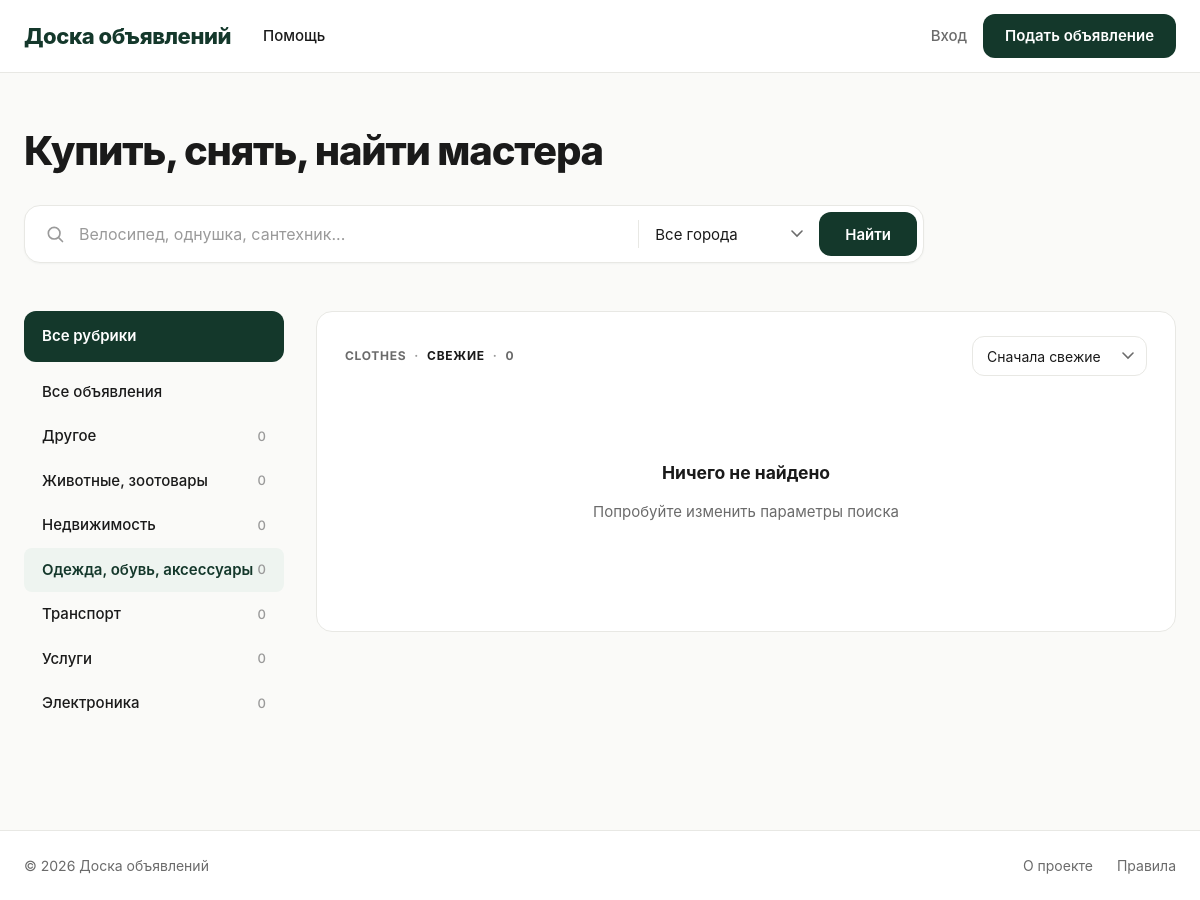
The page /?category=clothes on the database its author committed.
### ads/models.py (models this page shows, shortened)
class Category(models.Model):
    name = models.CharField('Название', max_length=100, unique=True)
    slug = models.SlugField('URL', max_length=100, unique=True, blank=True)
    class Meta:
        verbose_name = 'Категория'
        verbose_name_plural = 'Категории'
        ordering = ['name']

### ads/views.py (the view)
# urls.py: path('', views.ad_list, name='ad_list'),
def ad_list(request):
    ads = Ad.objects.published().select_related('category', 'author')
    q = request.GET.get('q', '').strip()
    cat = request.GET.get('category', '')
    city = request.GET.get('city', '').strip()
    min_price = request.GET.get('min_price')
    max_price = request.GET.get('max_price')
    sort = request.GET.get('sort', 'new')
    if q:
        ads = ads.filter(Q(title__icontains=q) | Q(description__icontains=q))
    if cat:
        ads = ads.filter(category__slug=cat)
    if city:
        ads = ads.filter(city__icontains=city)
    if min_price:
        ads = ads.filter(price__gte=min_price)
    if max_price:
        ads = ads.filter(price__lte=max_price)
    sorts = {
        'new': '-created_at',
        'old': 'created_at',
        'price_asc': 'price',
        'price_desc': '-price',
        'popular': '-views',
    }
    ads = ads.order_by(sorts.get(sort, '-created_at'))
    paginator = Paginator(ads, 9)
    page_obj = paginator.get_page(request.GET.get('page'))
    qs = request.GET.copy()
    qs.pop('page', None)
    return render(request, 'ads/ad_list.html', {
        'page_obj': page_obj,
        'categories': Category.objects.all(),
        'query': q,
        'category_slug': cat,
        'city': city,
        'min_price': min_price or '',
        'max_price': max_price or '',
        'sort': sort,
        'querystring': qs.urlencode(),
    })

### ads/context_processors.py (called while the page is built, shortened)
def counters(request):
    if not request.user.is_authenticated:
        return {}

### ads/models.py (called while the page is built)
    def published(self):
        return self.filter(status='published', is_moderated=True).from_active_authors()

    def from_active_authors(self):
        now = timezone.now()
        return self.exclude(
            Q(author__ban__is_permanent=True) |
            Q(author__ban__expires_at__gt=now)
        )

### templates/ads/ad_list.html (shortened to what this page needs)
{% extends 'base.html' %}
{% block content %}
<div class="container">
    <section class="hero">
        <h1 class="hero-title">Купить, снять, найти мастера</h1>
        <form method="get" class="search-bar">
            <div class="search-input-wrap">
                <svg class="search-icon" viewBox="0 0 24 24" fill="none" stroke="currentColor" stroke-width="2">
                    <circle cx="11" cy="11" r="7"/>
                    <path d="M21 21l-4.35-4.35" stroke-linecap="round"/>
                </svg>
                <input type="text" name="q" class="search-input"
                       placeholder="Велосипед, однушка, сантехник..." value="{{ query }}">
            </div>
            <select name="city" class="city-select">
                <option value="">Все города</option>
            </select>
            <button type="submit" class="btn-search">Найти</button>
        </form>
    </section>
    <div class="layout">
        <aside class="sidebar">
            <div class="sidebar-title">Все рубрики</div>
            <ul class="rubric-list">
                <li class="rubric-item {% if not category_slug %}active{% endif %}">
                    <a href="?{% if query %}q={{ query }}&{% endif %}{% if city %}city={{ city }}&{% endif %}">
                        <span>Все объявления</span>
                    </a>
                </li>
                {% for cat in categories %}
                    <li class="rubric-item {% if cat.slug == category_slug %}active{% endif %}">
                        <a href="?category={{ cat.slug }}{% if query %}&q={{ query }}{% endif %}{% if city %}&city={{ city }}{% endif %}">
                            <span>{{ cat.name }}</span>
                            <span class="rubric-count">{{ cat.ads.count }}</span>
                        </a>
                    </li>
                {% endfor %}
            </ul>
        </aside>
        <section class="content-panel">
            <div class="panel-head">
                <div class="panel-tabs">
                    {% if category_slug %}
                        <span>{{ category_slug|upper }}</span>
                    {% else %}
                        <span>ВСЕ РУБРИКИ</span>
                    {% endif %}
                    <span class="dot">·</span>
                    <span class="tab-active">СВЕЖИЕ</span>
                    <span class="dot">·</span>
                    <span>{{ page_obj.paginator.count }}</span>
                </div>
                <form method="get" id="sortForm">
                    <select name="sort" class="sort-select" onchange="document.getElementById('sortForm').submit()">
                        <option value="new" {% if sort == 'new' %}selected{% endif %}>Сначала свежие</option>
                    </select>
                </form>
            </div>
            <div class="ads-grid">
                {% for ad in page_obj %}
                    <a href="{{ ad.get_absolute_url }}" class="ad-card">
                        <div class="ad-image">
                            {% if ad.image %}
                                <img src="{{ ad.image.url }}" alt="{{ ad.title }}">
                            {% else %}
                                <div class="ad-image-placeholder"></div>
                            {% endif %}
                        </div>
                        <div class="ad-price">{{ ad.price }} ₽</div>
                        <div class="ad-title">{{ ad.title }}</div>
                        {% if ad.city %}
                            <div class="ad-meta">{{ ad.city }}</div>
                        {% endif %}
                    </a>
                {% empty %}
                    <div class="empty-state" style="grid-column: 1/-1;">
                        <h3>Ничего не найдено</h3>
                        <p>Попробуйте изменить параметры поиска</p>
                    </div>
                {% endfor %}
            </div>
        </section>
    </div>
</div>
{% endblock %}

### static/css/style.css (style rules this page uses)
:root { --green-900: #14382b; --green-800: #1a4635; --green-700: #1f5540; --green-600: #26694f; --green-500: #2e7d5f; --green-50: #eef4f0; --bg: #fafaf8; --surface: #ffffff; --line: #e8e8e4; --text: #1a1a1a; --text-2: #6b6b6b; --text-3: #9a9a9a; --radius-sm: 8px; --radius: 12px; --radius-lg: 16px; --radius-xl: 20px; --shadow-sm: 0 1px 2px rgba(20,56,43,.04); --shadow: 0 2px 12px rgba(20,56,43,.06); --shadow-lg: 0 8px 28px rgba(20,56,43,.10); --font: 'Inter', -apple-system, BlinkMacSystemFont, 'Segoe UI', sans-serif; }
*, *::before, *::after { box-sizing: border-box; }
html, body { margin: 0; padding: 0; font-family: var(--font); background: var(--bg); color: var(--text); font-size: 15px; line-height: 1.5; -webkit-font-smoothing: antialiased; }
a { color: inherit; text-decoration: none; }
.container { max-width: 1240px; margin: 0 auto; padding: 0 24px; }
.hero { padding: 56px 0 32px; }
.hero-title { font-size: 40px; line-height: 1.1; font-weight: 800; letter-spacing: -.03em; color: var(--text); margin: 0 0 32px; }
.search-bar { display: flex; align-items: center; background: var(--surface); border: 1px solid var(--line); border-radius: var(--radius-lg); padding: 6px 6px 6px 20px; max-width: 900px; box-shadow: var(--shadow-sm); gap: 8px; }
.search-input-wrap { flex: 1; display: flex; align-items: center; gap: 12px; min-width: 0; }
.search-icon { width: 20px; height: 20px; flex-shrink: 0; color: var(--text-3); }
.search-input { flex: 1; height: 44px; border: none; outline: none; font-family: var(--font); font-size: 16px; background: transparent; color: var(--text); min-width: 0; }
.search-input::placeholder { color: var(--text-3); }
.city-select { border: none; outline: none; background: transparent; font-family: var(--font); font-size: 15px; color: var(--text); cursor: pointer; padding: 0 8px; height: 44px; appearance: none; background-repeat: no-repeat; background-position: right 8px center; padding-right: 28px; }
.btn-search { height: 44px; padding: 0 26px; background: var(--green-900); color: #fff; border: none; border-radius: var(--radius); font-family: var(--font); font-weight: 600; font-size: 15px; cursor: pointer; transition: background .15s; }
.layout { display: grid; grid-template-columns: 260px 1fr; gap: 32px; padding: 16px 0 64px; align-items: start; }
.sidebar { background: transparent; }
.sidebar-title { display: block; background: var(--green-900); color: #fff; font-weight: 600; font-size: 15px; padding: 14px 18px; border-radius: var(--radius); margin-bottom: 8px; cursor: pointer; }
.rubric-list { list-style: none; margin: 0; padding: 0; }
.rubric-item a { display: flex; justify-content: space-between; align-items: center; padding: 11px 18px; color: var(--text); font-size: 15px; font-weight: 500; border-radius: var(--radius-sm); transition: background .12s, color .12s; }
.rubric-item.active a { background: var(--green-50); color: var(--green-900); font-weight: 600; }
.rubric-count { color: var(--text-3); font-size: 13px; font-weight: 500; }
.content-panel { background: var(--surface); border: 1px solid var(--line); border-radius: var(--radius-lg); padding: 24px 28px 32px; }
.panel-head { display: flex; justify-content: space-between; align-items: center; margin-bottom: 24px; gap: 16px; }
.panel-tabs { display: flex; align-items: center; gap: 8px; font-size: 12px; font-weight: 700; letter-spacing: .06em; text-transform: uppercase; color: var(--text-2); }
.panel-tabs .tab-active { color: var(--text); }
.panel-tabs .dot { color: var(--text-3); }
.sort-select { height: 40px; padding: 0 34px 0 14px; border: 1px solid var(--line); border-radius: var(--radius); background: var(--surface); font-family: var(--font); font-size: 14px; color: var(--text); cursor: pointer; appearance: none; background-repeat: no-repeat; background-position: right 12px center; }
.ads-grid { display: grid; grid-template-columns: repeat(3, 1fr); gap: 20px; }
.empty-state { text-align: center; padding: 60px 20px; color: var(--text-2); }
.empty-state h3 { color: var(--text); margin: 0 0 8px; }

### rows shown on the page
Category: name "Другое", ads.count "0"
Category: name "Животные, зоотовары", ads.count "0"
Category: name "Недвижимость", ads.count "0"
Category: name "Одежда, обувь, аксессуары", ads.count "0", slug "CLOTHES"
Category: name "Транспорт", ads.count "0"
Category: name "Услуги", ads.count "0"
Category: name "Электроника", ads.count "0"

### other values the page prints
{{ page_obj.paginator.count }} "0"
